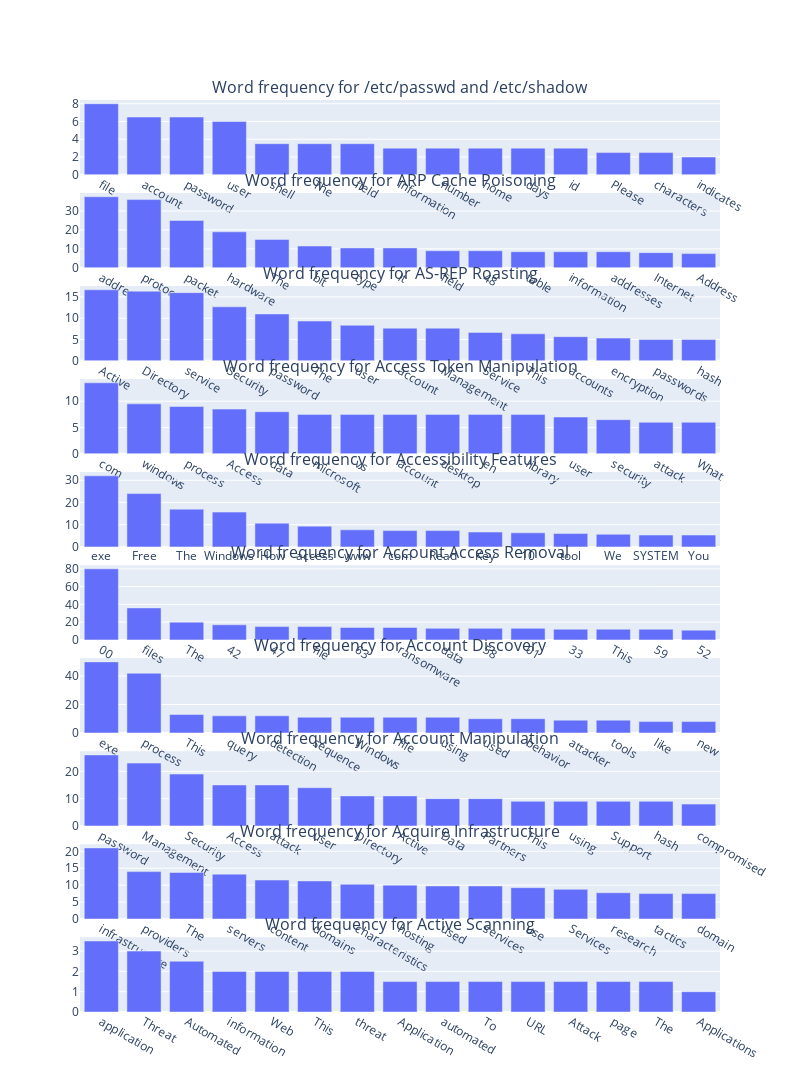

This figure's notebook cell:
### Code cell
plot_freq_cats(df_agg.iloc[:10, :])

### Figure 1 — Plotly figure (JSON) as saved in the notebook; plotly's stock layout.template omitted (floating-point values rounded to 4 significant figures)
{"data": [{"alignmentgroup": "True", "hovertemplate": "words=%{x}<br>frequency=%{y}<extra></extra>", "legendgroup": "", "marker": {"color": "#636efa", "pattern": {"shape": ""}}, "name": "", "offsetgroup": "", "orientation": "v", "showlegend": false, "textposition": "auto", "type": "bar", "x": ["file", "account", "password", "user", "shell", "The", "field", "information", "number", "home", "days", "id", "Please", "characters", "indicates"], "xaxis": "x", "y": [8, 6.5, 6.5, 6, 3.5, 3.5, 3.5, 3, 3, 3, 3, 3, 2.5, 2.5, 2], "yaxis": "y"}, {"alignmentgroup": "True", "hovertemplate": "words=%{x}<br>frequency=%{y}<extra></extra>", "legendgroup": "", "marker": {"color": "#636efa", "pattern": {"shape": ""}}, "name": "", "offsetgroup": "", "orientation": "v", "showlegend": false, "textposition": "auto", "type": "bar", "x": ["address", "protocol", "packet", "hardware", "The", "bit", "type", "It", "field", "48", "table", "information", "addresses", "Internet", "Address"], "xaxis": "x2", "y": [37.5, 36, 25, 19, 15, 11.5, 10.5, 10.5, 9, 9, 8.5, 8.5, 8.5, 8, 7.5], "yaxis": "y2"}, {"alignmentgroup": "True", "hovertemplate": "words=%{x}<br>frequency=%{y}<extra></extra>", "legendgroup": "", "marker": {"color": "#636efa", "pattern": {"shape": ""}}, "name": "", "offsetgroup": "", "orientation": "v", "showlegend": false, "textposition": "auto", "type": "bar", "x": ["Active", "Directory", "service", "Security", "password", "The", "user", "account", "Management", "Service", "This", "accounts", "encryption", "passwords", "hash"], "xaxis": "x3", "y": [16.67, 16.33, 16, 12.67, 11, 9.333, 8.333, 7.667, 7.667, 6.667, 6.333, 5.667, 5.333, 5, 5], "yaxis": "y3"}, {"alignmentgroup": "True", "hovertemplate": "words=%{x}<br>frequency=%{y}<extra></extra>", "legendgroup": "", "marker": {"color": "#636efa", "pattern": {"shape": ""}}, "name": "", "offsetgroup": "", "orientation": "v", "showlegend": false, "textposition": "auto", "type": "bar", "x": ["com", "windows", "process", "Access", "data", "microsoft", "vs", "account", "desktop", "en", "library", "user", "security", "attack", "What"], "xaxis": "x4", "y": [13.5, 9.5, 9, 8.5, 8, 7.5, 7.5, 7.5, 7.5, 7.5, 7.5, 7, 6.5, 6, 6], "yaxis": "y4"}, {"alignmentgroup": "True", "hovertemplate": "words=%{x}<br>frequency=%{y}<extra></extra>", "legendgroup": "", "marker": {"color": "#636efa", "pattern": {"shape": ""}}, "name": "", "offsetgroup": "", "orientation": "v", "showlegend": false, "textposition": "auto", "type": "bar", "x": ["exe", "Free", "The", "Windows", "How", "access", "www", "com", "Read", "Key", "10", "tool", "We", "SYSTEM", "You"], "xaxis": "x5", "y": [32, 24, 17, 15.67, 10.67, 9.333, 7.667, 7.333, 7.333, 6.667, 6.333, 6, 5.667, 5.333, 5.333], "yaxis": "y5"}, {"alignmentgroup": "True", "hovertemplate": "words=%{x}<br>frequency=%{y}<extra></extra>", "legendgroup": "", "marker": {"color": "#636efa", "pattern": {"shape": ""}}, "name": "", "offsetgroup": "", "orientation": "v", "showlegend": false, "textposition": "auto", "type": "bar", "x": ["00", "files", "The", "42", "47", "file", "63", "ransomware", "data", "58", "01", "33", "This", "59", "52"], "xaxis": "x6", "y": [80, 36, 20, 17, 15, 15, 14, 14, 13, 13, 13, 12, 12, 12, 11], "yaxis": "y6"}, {"alignmentgroup": "True", "hovertemplate": "words=%{x}<br>frequency=%{y}<extra></extra>", "legendgroup": "", "marker": {"color": "#636efa", "pattern": {"shape": ""}}, "name": "", "offsetgroup": "", "orientation": "v", "showlegend": false, "textposition": "auto", "type": "bar", "x": ["exe", "process", "This", "query", "detection", "sequence", "Windows", "file", "using", "used", "behavior", "attacker", "tools", "like", "new"], "xaxis": "x7", "y": [50, 42, 13, 12, 12, 11, 11, 11, 11, 10, 10, 9, 9, 8, 8], "yaxis": "y7"}, {"alignmentgroup": "True", "hovertemplate": "words=%{x}<br>frequency=%{y}<extra></extra>", "legendgroup": "", "marker": {"color": "#636efa", "pattern": {"shape": ""}}, "name": "", "offsetgroup": "", "orientation": "v", "showlegend": false, "textposition": "auto", "type": "bar", "x": ["password", "Management", "Security", "Access", "attack", "user", "Directory", "Active", "Data", "Partners", "This", "using", "Support", "hash", "compromised"], "xaxis": "x8", "y": [26, 23, 19, 15, 15, 14, 11, 11, 10, 10, 9, 9, 9, 9, 8], "yaxis": "y8"}, {"alignmentgroup": "True", "hovertemplate": "words=%{x}<br>frequency=%{y}<extra></extra>", "legendgroup": "", "marker": {"color": "#636efa", "pattern": {"shape": ""}}, "name": "", "offsetgroup": "", "orientation": "v", "showlegend": false, "textposition": "auto", "type": "bar", "x": ["infrastructure", "providers", "The", "servers", "content", "domains", "characteristics", "hosting", "used", "services", "use", "Services", "research", "tactics", "domain"], "xaxis": "x9", "y": [21, 14, 13.75, 13.25, 11.5, 11.25, 10.25, 10, 9.75, 9.75, 9.25, 8.75, 7.75, 7.5, 7.5], "yaxis": "y9"}, {"alignmentgroup": "True", "hovertemplate": "words=%{x}<br>frequency=%{y}<extra></extra>", "legendgroup": "", "marker": {"color": "#636efa", "pattern": {"shape": ""}}, "name": "", "offsetgroup": "", "orientation": "v", "showlegend": false, "textposition": "auto", "type": "bar", "x": ["application", "Threat", "Automated", "information", "Web", "This", "threat", "Application", "automated", "To", "URL", "Attack", "page", "The", "Applications"], "xaxis": "x10", "y": [3.5, 3, 2.5, 2, 2, 2, 2, 1.5, 1.5, 1.5, 1.5, 1.5, 1.5, 1.5, 1], "yaxis": "y10"}], "layout": {"annotations": [{"font": {"size": 16}, "showarrow": false, "text": "Word frequency for /etc/passwd and /etc/shadow", "x": 0.5, "xanchor": "center", "xref": "paper", "y": 1.0, "yanchor": "bottom", "yref": "paper"}, {"font": {"size": 16}, "showarrow": false, "text": "Word frequency for ARP Cache Poisoning", "x": 0.5, "xanchor": "center", "xref": "paper", "y": 0.898, "yanchor": "bottom", "yref": "paper"}, {"font": {"size": 16}, "showarrow": false, "text": "Word frequency for AS-REP Roasting", "x": 0.5, "xanchor": "center", "xref": "paper", "y": 0.796, "yanchor": "bottom", "yref": "paper"}, {"font": {"size": 16}, "showarrow": false, "text": "Word frequency for Access Token Manipulation", "x": 0.5, "xanchor": "center", "xref": "paper", "y": 0.694, "yanchor": "bottom", "yref": "paper"}, {"font": {"size": 16}, "showarrow": false, "text": "Word frequency for Accessibility Features", "x": 0.5, "xanchor": "center", "xref": "paper", "y": 0.592, "yanchor": "bottom", "yref": "paper"}, {"font": {"size": 16}, "showarrow": false, "text": "Word frequency for Account Access Removal", "x": 0.5, "xanchor": "center", "xref": "paper", "y": 0.49, "yanchor": "bottom", "yref": "paper"}, {"font": {"size": 16}, "showarrow": false, "text": "Word frequency for Account Discovery", "x": 0.5, "xanchor": "center", "xref": "paper", "y": 0.388, "yanchor": "bottom", "yref": "paper"}, {"font": {"size": 16}, "showarrow": false, "text": "Word frequency for Account Manipulation", "x": 0.5, "xanchor": "center", "xref": "paper", "y": 0.286, "yanchor": "bottom", "yref": "paper"}, {"font": {"size": 16}, "showarrow": false, "text": "Word frequency for Acquire Infrastructure", "x": 0.5, "xanchor": "center", "xref": "paper", "y": 0.184, "yanchor": "bottom", "yref": "paper"}, {"font": {"size": 16}, "showarrow": false, "text": "Word frequency for Active Scanning", "x": 0.5, "xanchor": "center", "xref": "paper", "y": 0.082, "yanchor": "bottom", "yref": "paper"}], "autosize": false, "height": 4400, "width": 800, "xaxis": {"anchor": "y", "domain": [0, 1]}, "xaxis10": {"anchor": "y10", "domain": [0, 1]}, "xaxis2": {"anchor": "y2", "domain": [0, 1]}, "xaxis3": {"anchor": "y3", "domain": [0, 1]}, "xaxis4": {"anchor": "y4", "domain": [0, 1]}, "xaxis5": {"anchor": "y5", "domain": [0, 1]}, "xaxis6": {"anchor": "y6", "domain": [0, 1]}, "xaxis7": {"anchor": "y7", "domain": [0, 1]}, "xaxis8": {"anchor": "y8", "domain": [0, 1]}, "xaxis9": {"anchor": "y9", "domain": [0, 1]}, "yaxis": {"anchor": "x", "domain": [0.918, 1.0]}, "yaxis10": {"anchor": "x10", "domain": [0, 0.082]}, "yaxis2": {"anchor": "x2", "domain": [0.816, 0.898]}, "yaxis3": {"anchor": "x3", "domain": [0.714, 0.796]}, "yaxis4": {"anchor": "x4", "domain": [0.612, 0.694]}, "yaxis5": {"anchor": "x5", "domain": [0.51, 0.592]}, "yaxis6": {"anchor": "x6", "domain": [0.408, 0.49]}, "yaxis7": {"anchor": "x7", "domain": [0.306, 0.388]}, "yaxis8": {"anchor": "x8", "domain": [0.204, 0.286]}, "yaxis9": {"anchor": "x9", "domain": [0.102, 0.184]}}}
